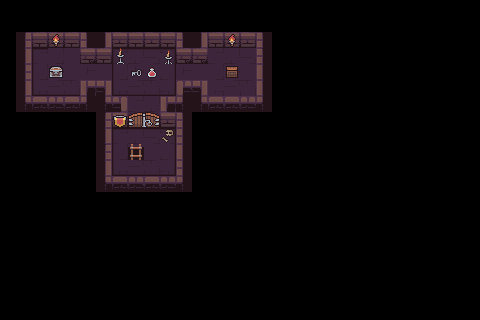

A level layout from a 2D game, rendered from its tile map. Below: a short description, then the map file with tile-grid data replaced by summaries:
An orthogonal 30x20 tile map with 16x16 px tiles, 3 tile layers (ground, walls, overlay).

<map version="1.10" tiledversion="1.11.0" orientation="orthogonal" renderorder="right-down" width="30" height="20" tilewidth="16" tileheight="16" infinite="0" nextlayerid="4" nextobjectid="1">
 <tileset firstgid="1" source="tileset.tsx" />
 <layer id="2" name="ground" width="30" height="20" locked="1">
  <data>[600 cells, 50 non-empty, 21 distinct tile ids]</data>
 </layer>
 <layer id="1" name="walls" width="30" height="20" locked="1">
  <data>[600 cells, 60 non-empty, 22 distinct tile ids]</data>
 </layer>
 <layer id="3" name="overlay" width="30" height="20">
  <data>[600 cells, 13 non-empty, 12 distinct tile ids]</data>
 </layer>
</map>
